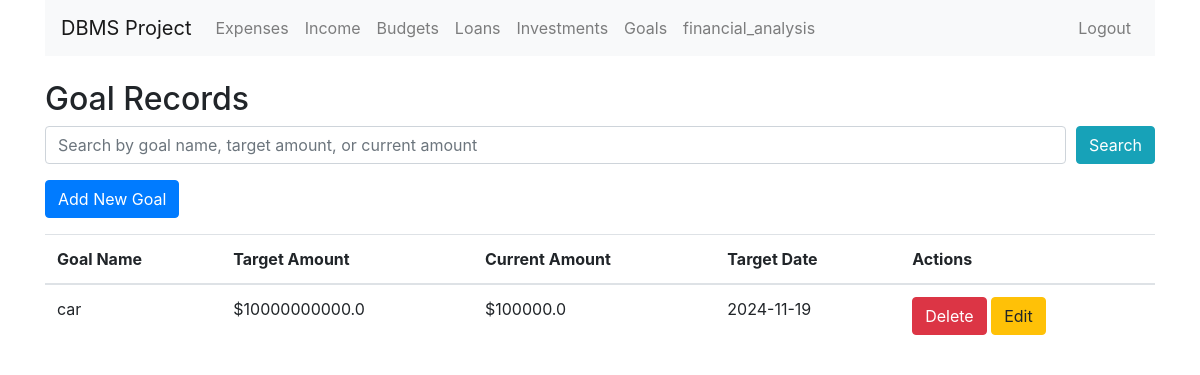
/goals (signed in), run on the app's committed database.
### tables this page shows
CREATE TABLE Goals (
                            goal_id INTEGER PRIMARY KEY AUTOINCREMENT,
                            user_id INTEGER,
                            goal_name TEXT,
                            target_amount REAL CHECK(target_amount > 0),
                            current_amount REAL CHECK(current_amount >= 0),
                            target_date DATE,
                            FOREIGN KEY (user_id) REFERENCES User(user_id)
                        );

### app.py (the view)
@app.route('/goals', methods=['GET'])
@login_required
def view_goals():
    search_query = request.args.get('search', '')
    user_id = session.get('user_id')
    role = session.get('role')
    conn = get_db_connection()
    if search_query:
        if role == 'Admin':
            query = """
                SELECT * FROM Goals WHERE goal_name LIKE ? OR target_amount LIKE ? OR current_amount LIKE ?
            """
            goals = conn.execute(query, ('%' + search_query + '%', '%' + search_query + '%', '%' + search_query + '%')).fetchall()
        else:
            query = """
                SELECT * FROM Goals WHERE user_id = ? AND (goal_name LIKE ? OR target_amount LIKE ? OR current_amount LIKE ?)
            """
            goals = conn.execute(query, (user_id, '%' + search_query + '%', '%' + search_query + '%', '%' + search_query + '%')).fetchall()
    else:
        if role == 'Admin':
            goals = conn.execute('SELECT * FROM Goals').fetchall()
        else:
            goals = conn.execute('SELECT * FROM Goals WHERE user_id = ?', (user_id,)).fetchall()
    conn.close()
    return render_template('view_goals.html', records=goals, search_query=search_query)

### app.py (called while the page is built)
def get_db_connection():
    conn = sqlite3.connect('db.db')
    conn.row_factory = sqlite3.Row
    return conn

def login_required(f):
    @wraps(f)
    def decorated_function(*args, **kwargs):
        if 'user_id' not in session:
            flash('Please log in first.', 'warning')
            return redirect(url_for('login'))
        return f(*args, **kwargs)
    return decorated_function

### templates/view_goals.html (shortened to what this page needs)
{% extends 'base.html' %}
{% block content %}
<h2>Goal Records</h2>
<form method="GET" action="{{ url_for('view_goals') }}" class="mb-3">
    <div class="form-row">
        <div class="col">
            <input type="text" name="search" class="form-control" placeholder="Search by goal name, target amount, or current amount" value="{{ search_query }}">
        </div>
        <div class="col-auto">
            <button type="submit" class="btn btn-info">Search</button>
        </div>
    </div>
</form>
<a href="{{ url_for('add_goal') }}" class="btn btn-primary mb-3">Add New Goal</a>
<div class="table-responsive">
    <table class="table">
        <thead>
            <tr>
                <th>Goal Name</th>
                <th>Target Amount</th>
                <th>Current Amount</th>
                <th>Target Date</th>
                <th>Actions</th>
            </tr>
        </thead>
        <tbody>
            {% if not records %}
                <tr><td colspan="6">No goals found {% if search_query %} matching "{{ search_query }}" {% else %} in the system {% endif %}.</td></tr>
            {% else %}
                {% for goal in records %}
                <tr>
                    <td>{{ goal.goal_name }}</td>
                    <td>${{ goal.target_amount | round(2) }}</td>
                    <td>${{ goal.current_amount | round(2) }}</td>
                    <td>{{ goal.target_date }}</td>
                    <td>
                        <form action="{{ url_for('delete_goal', goal_id=goal.goal_id) }}" method="POST" style="display:inline;" class="delete-form">
                            <button type="submit" class="btn btn-danger">Delete</button>
                        </form>
                        <a href="{{ url_for('edit_goal', goal_id=goal.goal_id) }}" class="btn btn-warning">Edit</a>
                    </td>
                </tr>
                {% endfor %}
            {% endif %}
        </tbody>
    </table>
</div>
{% endblock %}

### data on the page
Goals: goal_name "car", target_amount "10000000000.0", current_amount "100000.0", target_date "2024-11-19"
